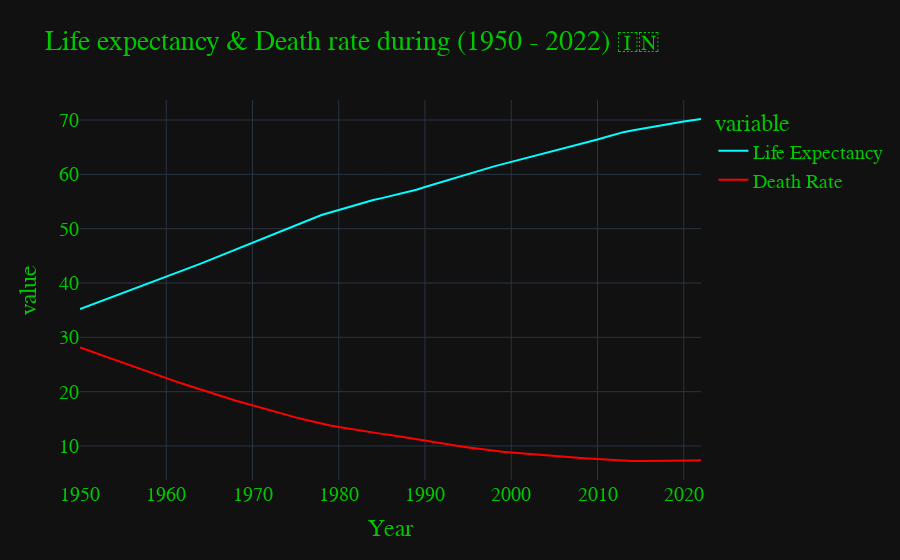

Write notebook code for a chart like this one.
### Markdown cell above
### Plotting graphs

### Code cell
fig = px.line(mydata, x = "Year",  y = ["Life Expectancy", "Death Rate"], color = "variable",
              color_discrete_sequence = ["#00FFFF", "#FF0000"],
             title = "Life expectancy & Death rate during (1950 - 2022) 🇮🇳")

fig.update_layout(template = "plotly_dark", font = dict(family = "PT Sans", size = 20, color = "#00C700"))

fig.show()

### Figure 1 — Plotly figure (JSON) as saved in the notebook; plotly's stock layout.template omitted (floating-point values rounded to 4 significant figures)
{"data": [{"hovertemplate": "variable=Life Expectancy<br>Year=%{x}<br>value=%{y}<extra></extra>", "legendgroup": "Life Expectancy", "line": {"color": "#00FFFF", "dash": "solid"}, "marker": {"symbol": "circle"}, "mode": "lines", "name": "Life Expectancy", "orientation": "v", "showlegend": true, "type": "scatter", "x": [1950, 1951, 1952, 1953, 1954, 1955, 1956, 1957, 1958, 1959, 1960, 1961, 1962, 1963, 1964, 1965, 1966, 1967, 1968, 1969, 1970, 1971, 1972, 1973, 1974, 1975, 1976, 1977, 1978, 1979, 1980, 1981, 1982, 1983, 1984, 1985, 1986, 1987, 1988, 1989, 1990, 1991, 1992, 1993, 1994, 1995, 1996, 1997, 1998, 1999, 2000, 2001, 2002, 2003, 2004, 2005, 2006, 2007, 2008, 2009, 2010, 2011, 2012, 2013, 2014, 2015, 2016, 2017, 2018, 2019, 2020, 2021, 2022], "xaxis": "x", "y": [35.21, 35.8, 36.39, 36.98, 37.57, 38.16, 38.75, 39.34, 39.93, 40.53, 41.13, 41.74, 42.34, 42.94, 43.57, 44.2, 44.84, 45.47, 46.1, 46.75, 47.41, 48.06, 48.72, 49.37, 50, 50.63, 51.25, 51.88, 52.51, 52.99, 53.47, 53.95, 54.43, 54.91, 55.27, 55.62, 55.98, 56.33, 56.69, 57.18, 57.66, 58.15, 58.63, 59.12, 59.59, 60.06, 60.53, 61, 61.47, 61.88, 62.28, 62.69, 63.09, 63.5, 63.91, 64.31, 64.72, 65.12, 65.53, 65.98, 66.43, 66.87, 67.32, 67.77, 68.07, 68.37, 68.67, 68.97, 69.27, 69.5, 69.73, 69.96, 70.19], "yaxis": "y"}, {"hovertemplate": "variable=Death Rate<br>Year=%{x}<br>value=%{y}<extra></extra>", "legendgroup": "Death Rate", "line": {"color": "#FF0000", "dash": "solid"}, "marker": {"symbol": "circle"}, "mode": "lines", "name": "Death Rate", "orientation": "v", "showlegend": true, "type": "scatter", "x": [1950, 1951, 1952, 1953, 1954, 1955, 1956, 1957, 1958, 1959, 1960, 1961, 1962, 1963, 1964, 1965, 1966, 1967, 1968, 1969, 1970, 1971, 1972, 1973, 1974, 1975, 1976, 1977, 1978, 1979, 1980, 1981, 1982, 1983, 1984, 1985, 1986, 1987, 1988, 1989, 1990, 1991, 1992, 1993, 1994, 1995, 1996, 1997, 1998, 1999, 2000, 2001, 2002, 2003, 2004, 2005, 2006, 2007, 2008, 2009, 2010, 2011, 2012, 2013, 2014, 2015, 2016, 2017, 2018, 2019, 2020, 2021, 2022], "xaxis": "x", "y": [28.16, 27.58, 27.01, 26.43, 25.86, 25.28, 24.7, 24.13, 23.55, 23.02, 22.48, 21.95, 21.41, 20.88, 20.37, 19.87, 19.37, 18.87, 18.37, 17.91, 17.45, 17.0, 16.54, 16.08, 15.68, 15.27, 14.86, 14.46, 14.05, 13.77, 13.5, 13.22, 12.95, 12.67, 12.45, 12.23, 12.01, 11.79, 11.56, 11.29, 11.01, 10.73, 10.45, 10.17, 9.956, 9.739, 9.523, 9.306, 9.09, 8.947, 8.804, 8.661, 8.518, 8.375, 8.261, 8.147, 8.034, 7.92, 7.806, 7.697, 7.589, 7.48, 7.372, 7.263, 7.258, 7.253, 7.247, 7.242, 7.237, 7.273, 7.309, 7.344, 7.38], "yaxis": "y"}], "layout": {"font": {"color": "#00C700", "family": "PT Sans", "size": 20}, "legend": {"title": {"text": "variable"}, "tracegroupgap": 0}, "title": {"text": "Life expectancy & Death rate during (1950 - 2022) 🇮🇳"}, "xaxis": {"anchor": "y", "domain": [0, 1], "title": {"text": "Year"}}, "yaxis": {"anchor": "x", "domain": [0, 1], "title": {"text": "value"}}}}
